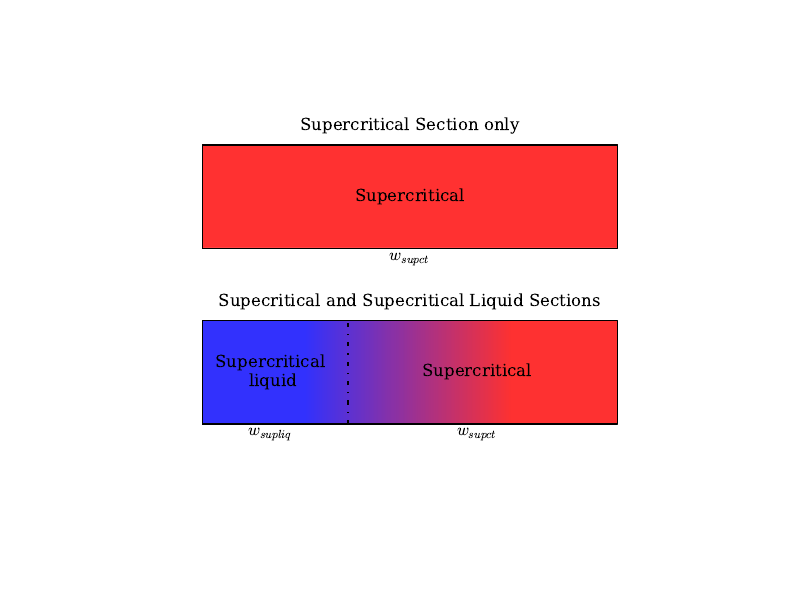

Source code (Python):
import pylab, numpy as np
import matplotlib as mpl
import matplotlib.pyplot as plt
mpl.style.use('classic')
mpl.style.use('Elsevier.mplstyle')
#mpl.rcParams['mathtext.fontset'] = 'custom'

fig=pylab.figure()
#ax = fig.add_subplot(111)

pylab.plot(np.r_[-0.01,4.01,4.01,-0.01,-0.01],np.r_[0,0,1,1,0],'k')

pylab.gca().text(2,0.5,'Supercritical',ha='center',va='center')
pylab.gca().text(2,1.1,'Supercritical Section only',ha='center',va='bottom')

pylab.gca().text(2,-0.1,'$w_{supct}$',ha='center',va='center')

#plot color gradient 1st plot
gradient = np.linspace(0, 1, 2)
gradient = np.vstack((gradient, gradient))
img = pylab.imshow(gradient, extent=[0,4.01,-0.005,1], alpha=0.9,aspect=4, cmap=plt.get_cmap('bwr'))
img.set_clim(-1,0)

y0=1.7 #shift of second axis
pylab.plot(np.r_[-0.01,4.01,4.01,-0.01,-0.01],np.r_[-y0,-y0,-y0+1,-y0+1,-y0],'k')
pylab.plot(np.r_[1.4,1.4],np.r_[-y0,-y0+1],'k-.')
pylab.gca().text(0.65,-y0+0.5,'Supercritical\n liquid',ha='center',va='center')
pylab.gca().text(2.65,-y0+0.5,'Supercritical',ha='center',va='center')
pylab.gca().text(2,-y0+1.1,'Supecritical and Supecritical Liquid Sections',ha='center',va='bottom')

pylab.gca().text(2.65,-y0-0.1,'$w_{supct}$',ha='center',va='center')
pylab.gca().text(0.65,-y0-0.1,'$w_{supliq}$',ha='center',va='center')

#plot color gradient 2nd plot
gradient2 = np.linspace(0, 1, 2)
gradient2 = np.vstack((gradient2, gradient2))
imgplot = pylab.imshow(gradient2, extent=[0,4.01,-1.7,-0.71], alpha=0.9,aspect=4, cmap=plt.get_cmap('brg'))
imgplot.set_clim(-0.01,2.0)

#pylab.xlim(-0.1,4.3)
pylab.gca().axis('equal')
pylab.gca().axis('off')
pylab.savefig('GasCoolerSections.pdf')
pylab.show()
pylab.close()